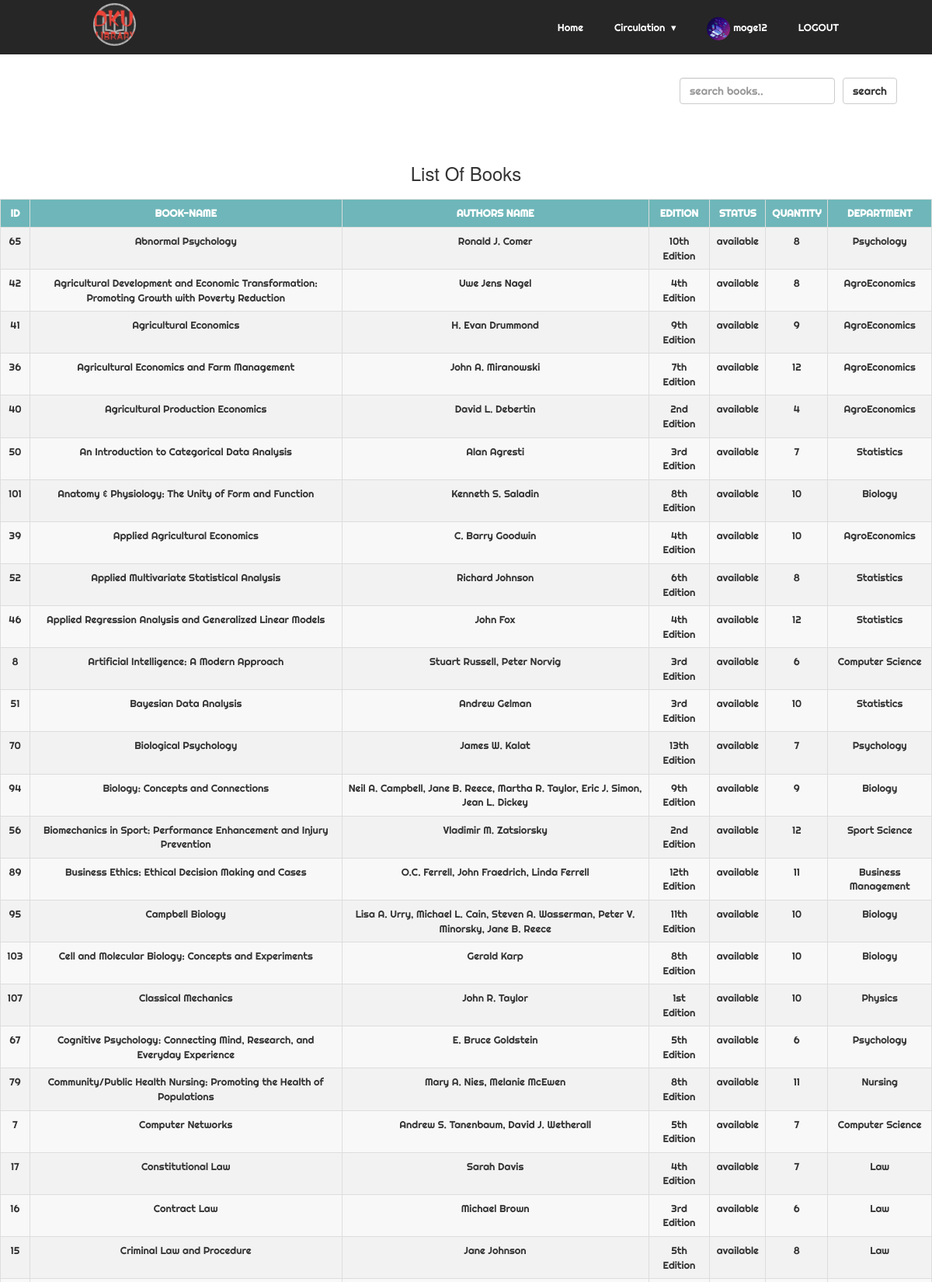
Screenshot of /acquisition/books.php (signed in, upper part) with the database file from the repository.
### tables this page shows
CREATE TABLE `books` (
  `bid` int(100) NOT NULL,
  `name` varchar(100) NOT NULL,
  `authors` varchar(100) NOT NULL,
  `edition` varchar(100) NOT NULL,
  `status` varchar(100) NOT NULL,
  `quantity` int(100) NOT NULL,
  `department` varchar(100) NOT NULL
);

### acquisition/books.php (the view, shortened to what this page needs)
<?php
  include "nav.php";
?>
<!DOCTYPE html>
<html>
<head>
</head>
<body>
	<section class="srcreq">
	<div class="srch">
		<form class="navbar-form" method="post" name="form1">
				<input class="form-control" type="text" name="search" placeholder="search books.." required="">
				<button type="submit" name="submit" class="btn btn-default">search
				</button>
		</form>
	</div>
	</section>
	<h2>List Of Books</h2>
	<?php
		if(isset($_POST['submit']))
		{
			$q=mysqli_query($db,"SELECT * from books where name like '%$_POST[search]%' ");
			if(mysqli_num_rows($q)==0)
			{
				echo "Sorry! No book found. Try searching again.";
			}
			else
			{
				echo "<div class='table-container'>";
		echo "<table class='table table-bordered table-hover' >";
			echo "<tr style='background-color: #6db6b9e6;'>";
				echo "<th>"; echo "ID";	echo "</th>";
				echo "<th>"; echo "Book-Name";  echo "</th>";
				echo "<th>"; echo "Authors Name";  echo "</th>";
				echo "<th>"; echo "Edition";  echo "</th>";
				echo "<th>"; echo "Status";  echo "</th>";
				echo "<th>"; echo "Quantity";  echo "</th>";
				echo "<th>"; echo "Department";  echo "</th>";
			echo "</tr>";
			while($row=mysqli_fetch_assoc($q))
			{
				echo "<tr>";
				echo "<td>"; echo $row['bid']; echo "</td>";
				echo "<td>"; echo $row['name']; echo "</td>";
				echo "<td>"; echo $row['authors']; echo "</td>";
				echo "<td>"; echo $row['edition']; echo "</td>";
				echo "<td>"; echo $row['status']; echo "</td>";
				echo "<td>"; echo $row['quantity']; echo "</td>";
				echo "<td>"; echo $row['department']; echo "</td>";
				echo "</tr>";
			}
		echo "</table>";
			}
		}
		else
		{
			$res=mysqli_query($db,"SELECT * FROM `books` ORDER BY `books`.`name` ASC;");
		echo "<table class='table table-bordered table-hover' >";
			echo "<tr style='background-color: #6db6b9e6;'>";
				echo "<th>"; echo "ID";	echo "</th>";
				echo "<th>"; echo "Book-Name";  echo "</th>";
				echo "<th>"; echo "Authors Name";  echo "</th>";
				echo "<th>"; echo "Edition";  echo "</th>";
				echo "<th>"; echo "Status";  echo "</th>";
				echo "<th>"; echo "Quantity";  echo "</th>";
				echo "<th>"; echo "Department";  echo "</th>";
			echo "</tr>";
			while($row=mysqli_fetch_assoc($res))
			{
				echo "<tr>";
				echo "<td>"; echo $row['bid']; echo "</td>";
				echo "<td>"; echo $row['name']; echo "</td>";
				echo "<td>"; echo $row['authors']; echo "</td>";
				echo "<td>"; echo $row['edition']; echo "</td>";
				echo "<td>"; echo $row['status']; echo "</td>";
				echo "<td>"; echo $row['quantity']; echo "</td>";
				echo "<td>"; echo $row['department']; echo "</td>";
				echo "</tr>";
			}
		echo "</table>";
		}
	?>
</body>
</html>
<?php
include 'footer.php';
?>

### acquisition/nav.css (style rules this page uses)
body { margin: 0; padding: 0; overflow-x: hidden; }
* { font-family: 'Righteous', cursive; }

### acquisition/books.php (style rules this page uses)
body { font-size: 13px; }
.srcreq { display: flex; flex-direction: column; float: right; }
.srch form { display: flex; margin: 30px; }
.srch input[type="text"] { width: 200px; }
.srch button { margin-left: 10px; }
h2 { text-align: center; font-size: 24px; margin-top: 140px; margin-bottom: 10px; }
table { border-collapse: collapse; width: 97%; margin: 20px auto; background-color: #f8f8f8; }
th, td { text-align: center; padding: 10px; border: 1px solid #ddd; }
th { background-color: #6db6b9e6; color: #fff; font-weight: bold; text-transform: uppercase; }
tr:nth-child(even) { background-color: #f2f2f2; }

### rows the page displays
books: bid "65", name "Abnormal Psychology", authors "Ronald J. Comer", edition "10th Edition", status "available", quantity "8", department "Psychology"
books: bid "42", name "Agricultural Development and Economic Transformation: Promoting Growth with Poverty Reduction", authors "Uwe Jens Nagel", edition "4th Edition", status "available", quantity "8", department "AgroEconomics"
books: bid "41", name "Agricultural Economics", authors "H. Evan Drummond", edition "9th Edition", status "available", quantity "9", department "AgroEconomics"
books: bid "36", name "Agricultural Economics and Farm Management", authors "John A. Miranowski", edition "7th Edition", status "available", quantity "12", department "AgroEconomics"
books: bid "40", name "Agricultural Production Economics", authors "David L. Debertin", edition "2nd Edition", status "available", quantity "4", department "AgroEconomics"
books: bid "50", name "An Introduction to Categorical Data Analysis", authors "Alan Agresti", edition "3rd Edition", status "available", quantity "7", department "Statistics"
books: bid "101", name "Anatomy & Physiology: The Unity of Form and Function", authors "Kenneth S. Saladin", edition "8th Edition", status "available", quantity "10", department "Biology"
books: bid "39", name "Applied Agricultural Economics", authors "C. Barry Goodwin", edition "4th Edition", status "available", quantity "10", department "AgroEconomics"
books: bid "52", name "Applied Multivariate Statistical Analysis", authors "Richard Johnson", edition "6th Edition", status "available", quantity "8", department "Statistics"
books: bid "46", name "Applied Regression Analysis and Generalized Linear Models", authors "John Fox", edition "4th Edition", status "available", quantity "12", department "Statistics"
books: bid "8", name "Artificial Intelligence: A Modern Approach", authors "Stuart Russell, Peter Norvig", edition "3rd Edition", status "available", quantity "6", department "Computer Science"
books: bid "51", name "Bayesian Data Analysis", authors "Andrew Gelman", edition "3rd Edition", status "available", quantity "10", department "Statistics"
books: bid "70", name "Biological Psychology", authors "James W. Kalat", edition "13th Edition", status "available", quantity "7", department "Psychology"
books: bid "94", name "Biology: Concepts and Connections", authors "Neil A. Campbell, Jane B. Reece, Martha R. Taylor, Eric J. Simon, Jean L. Dickey", edition "9th Edition", status "available", quantity "9", department "Biology"
books: bid "56", name "Biomechanics in Sport: Performance Enhancement and Injury Prevention", authors "Vladimir M. Zatsiorsky", edition "2nd Edition", status "available", quantity "12", department "Sport Science"
books: bid "89", name "Business Ethics: Ethical Decision Making and Cases", authors "O.C. Ferrell, John Fraedrich, Linda Ferrell", edition "12th Edition", status "available", quantity "11", department "Business Management"
books: bid "95", name "Campbell Biology", authors "Lisa A. Urry, Michael L. Cain, Steven A. Wasserman, Peter V. Minorsky, Jane B. Reece", edition "11th Edition", status "available", quantity "10", department "Biology"
books: bid "103", name "Cell and Molecular Biology: Concepts and Experiments", authors "Gerald Karp", edition "8th Edition", status "available", quantity "10", department "Biology"
books: bid "107", name "Classical Mechanics", authors "John R. Taylor", edition "1st Edition", status "available", quantity "10", department "Physics"
books: bid "67", name "Cognitive Psychology: Connecting Mind, Research, and Everyday Experience", authors "E. Bruce Goldstein", edition "5th Edition", status "available", quantity "6", department "Psychology"
books: bid "79", name "Community/Public Health Nursing: Promoting the Health of Populations", authors "Mary A. Nies, Melanie McEwen", edition "8th Edition", status "available", quantity "11", department "Nursing"
books: bid "7", name "Computer Networks", authors "Andrew S. Tanenbaum, David J. Wetherall", edition "5th Edition", status "available", quantity "7", department "Computer Science"
books: bid "17", name "Constitutional Law", authors "Sarah Davis", edition "4th Edition", status "available", quantity "7", department "Law"
books: bid "16", name "Contract Law", authors "Michael Brown", edition "3rd Edition", status "available", quantity "6", department "Law"
books: bid "15", name "Criminal Law and Procedure", authors "Jane Johnson", edition "5th Edition", status "available", quantity "8", department "Law"

### other values shown
$_SESSION['acqua_user'] "moge12"
